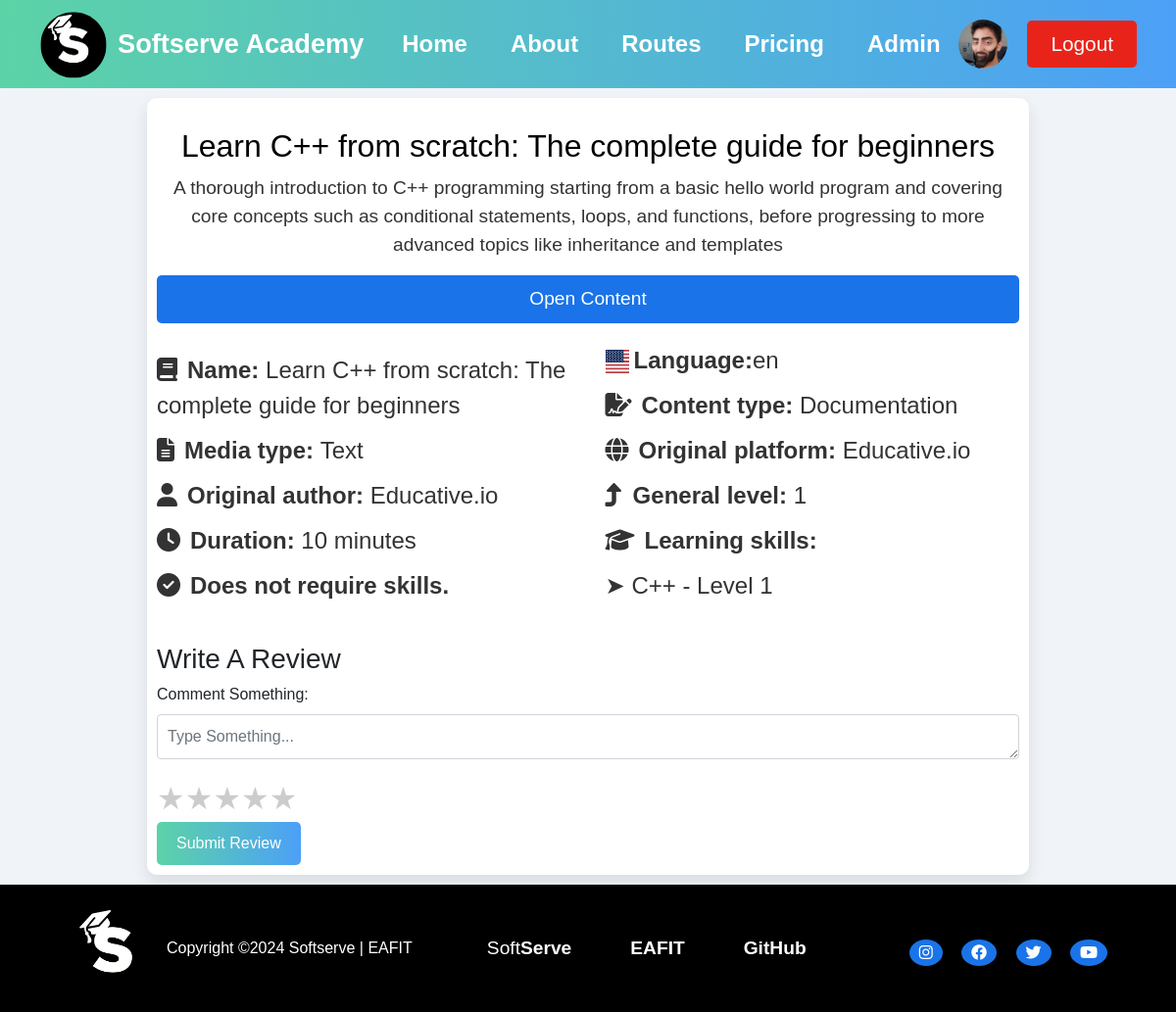
The page /learning_resource/48/ (signed in) on the database its author committed.
### user/models.py (models this page shows, shortened)
class User(AbstractBaseUser, PermissionsMixin):
    id = models.AutoField(primary_key=True)
    name = models.CharField(max_length=100)
    password = models.CharField(max_length=100)
    email = models.EmailField(unique=True)
    image = models.ImageField(upload_to="user/images/", blank=True)
    preference = models.ForeignKey(
        Preference, on_delete=models.SET_NULL, blank=True, null=True
    )
    current_skills = models.ManyToManyField(
        SkillLevel, related_name="users_current", blank=True
    )
    target_skills = models.ManyToManyField(
        SkillLevel, related_name="users_target", blank=True
    )
    learning_routes = models.ManyToManyField(
        LearningRoute, related_name="users_route", blank=True
    )
    is_active = models.BooleanField(default=True)
    is_staff = models.BooleanField(default=False)
    is_superuser = models.BooleanField(default=False)
    objects = UserManager()
    USERNAME_FIELD = "email"
    REQUIRED_FIELDS = ["name"]

### learning_resource/models.py (models this page shows, shortened)
class LearningResource(models.Model):
    id = models.AutoField(primary_key=True)
    name = models.CharField(max_length=100)
    media_type = models.CharField(max_length=100, choices=MEDIA_TYPE_CHOICES)
    content_type = models.CharField(max_length=100, choices=CONTENT_TYPE_CHOICES)
    link = models.CharField(max_length=200)
    details = models.TextField(blank=True)
    duration = models.IntegerField(validators=[MinValueValidator(1)])
    language = models.CharField(max_length=20, choices=LANGUAGE_CHOICES)
    original_platform = models.CharField(max_length=100, blank=True)
    original_author = models.CharField(max_length=100, blank=True)
    general_level = models.IntegerField(validators=[MinValueValidator(1)])
    learning_skills = models.ManyToManyField(
        SkillLevel, related_name="learning_resources_learning"
    )
    required_skills = models.ManyToManyField(
        SkillLevel, related_name="learning_resources_required", blank=True
    )
    reviews = models.ManyToManyField(
        "Review", related_name="learning_resources_review", blank=True
    )

### skill/models.py (models this page shows, shortened)
class SkillLevel(models.Model):
    id = models.AutoField(primary_key=True)
    skill = models.ForeignKey("Skill", on_delete=models.CASCADE)
    level = models.IntegerField(validators=[MinValueValidator(1), MaxValueValidator(5)])

class Skill(models.Model):
    id = models.AutoField(primary_key=True)
    name = models.CharField(max_length=100)
    skill_type = models.CharField(max_length=100, choices=SKILL_TYPE_CHOICES)
    image = models.ImageField(upload_to="skill/images/", null=True, blank=True)

### learning_resource/views.py (the view)
@login_required
def detail(request, id: int, route_resource_id: int = None):
    try:
        learning_resource = LearningResource.objects.get(pk=id)
        if route_resource_id:
            route_resource = LearningRouteResource.objects.get(id=route_resource_id)
            route_resource.set_completed()
        else:
            route_resource = None
        review_form = ReviewForm()
        return render(
            request,
            "learning_resource_detail.html",
            {
                "learning_resource": learning_resource,
                "review_form": review_form,
                "lang_flag": LANG_FLAG,  # Add LANG_FLAG to context
            },
        )
    except LearningResource.DoesNotExist:
        return redirect("not_found")

### learning_resource/templates/learning_resource_detail.html (shortened to what this page needs)
{% extends "base.html" %}
{% load static %}
{% block extra_css %}
{% load learning_resource_extras %}
<link rel="stylesheet" href="{% static 'css/learningresourcedetail.css' %}">
<link rel="stylesheet" href="https://cdnjs.cloudflare.com/ajax/libs/font-awesome/6.4.0/css/all.min.css">
{% endblock %}
{% block content %}
<div class="container-resource">
    <div class="course-header">
        <h1>{{ learning_resource.name }}</h1>
        <p>{{ learning_resource.details }}</p>
        <a href="{{ learning_resource.link }}" target="_blank">
            <button class="start-now">Open Content</button>
        </a>
    </div>
    <div class="course-content">
        <div class="course-column">
            <div class="course-rating">
                <ul>
                    <li><i class="fas fa-book"></i><strong>Name:</strong> {{ learning_resource.name }}</li>
                    {% if learning_resource.media_type == "Video" %}
                    <li><i class="fas fa-video"></i><strong>Media type: </strong> {{ learning_resource.media_type }}</li>
                    {% elif learning_resource.media_type == "Audio" %}
                    <li><i class="fas fa-music"></i><strong>Media type: </strong> {{ learning_resource.media_type }}</li>
                    {% else %}
                    <li><i class="fas fa-file-alt"></i><strong>Media type: </strong> {{ learning_resource.media_type }}</li>
                    {% endif %}
                    {% if learning_resource.original_author %}
                    <li><i class="fas fa-user"></i><strong>Original author:</strong>
                        {{ learning_resource.original_author }}</li>
                    {% else %}
                    <li><i class="fas fa-user-secret"></i><strong>Unknown original author.</strong></li>
                    {% endif %}
                    <li><i class="fas fa-clock"></i><strong>Duration:</strong> {{ learning_resource.duration }} minutes
                    </li>
                    {% if learning_resource.required_skills.all %}
                    <li><i class="fas fa-tools"></i><strong>Required skills:</strong></li>
                    {% for skill_level in learning_resource.required_skills.all %}
                    <li>➤ {{ skill_level.skill.name }} - Level {{ skill_level.level }}</li>
                    {% endfor %}
                    {% else %}
                    <li><i class="fas fa-check-circle"></i><strong>Does not require skills.</strong></li>
                    {% endif %}
                </ul>
            </div>
        </div>
        <div class="course-column">
            <div class="course-details">
                <ul>
                    <li><img src="{% static lang_flag|get_flag:learning_resource.language %}" alt="Flag" class="flag-icon"><strong>Language:</strong>{{ learning_resource.language }}</li>
                    <li><i class="fas fa-file-signature"></i><strong>Content type:</strong>
                        {{ learning_resource.content_type }}</li>
                    <li><i class="fas fa-globe"></i><strong>Original platform:</strong>
                        {{ learning_resource.original_platform }}</li>
                    <li><i class="fas fa-level-up-alt"></i><strong>General level:</strong>
                        {{ learning_resource.general_level }}</li>
                    <li><i class="fas fa-graduation-cap"></i><strong>Learning skills:</strong></li>
                    {% for skill_level in learning_resource.learning_skills.all %}
                    <li>➤ {{ skill_level.skill.name }} - Level {{ skill_level.level }}</li>
                    {% endfor %}
                </ul>
            </div>
        </div>
    </div>
    <div class="review-section">
        <h3>Write A Review</h3>
        <form method="post" action="{% url 'learning_resource_create_review' learning_resource.id %}"
            enctype="multipart/form-data">
            {{ review_form.as_p }}
            <div class="star-rating">
                <span class="star" data-value="1">&#9733;</span>
                <span class="star" data-value="2">&#9733;</span>
                <span class="star" data-value="3">&#9733;</span>
                <span class="star" data-value="4">&#9733;</span>
                <span class="star" data-value="5">&#9733;</span>
            </div>
            <button type="submit" class="btn btn-primary">Submit Review</button>
        </form>
    </div>
</div>
{% endblock %}

### SoftServeAcademy/templates/base.html (shortened to what this page needs)
<!DOCTYPE html>
<html lang="en">
{% load static %}
<head>
    <link rel="stylesheet" href="https://stackpath.bootstrapcdn.com/bootstrap/4.5.2/css/bootstrap.min.css">
    <link href="https://cdnjs.cloudflare.com/ajax/libs/select2/4.0.13/css/select2.min.css" rel="stylesheet" />
    <link rel="stylesheet" href="https://cdnjs.cloudflare.com/ajax/libs/font-awesome/6.4.0/css/all.min.css">
    <link rel="stylesheet" href="{% static 'css/header.css' %}">
    <link rel="stylesheet" href="{% static 'css/footer.css' %}">
    <link rel="stylesheet" href="{% static 'css/base.css' %}">
    {% block extra_css %}{% endblock %}
</head>
<body>
    <div class="wrapper">
        <header>
            <div class="logo">
                <a href="{% url 'home' %}"><img src="{% static 'images/2.svg' %}" alt="Logo"></a>
                <a href="{% url 'home' %}"><span>Softserve Academy</span></a>
            </div>
            <nav>
                <ul id="nav-links">
                    <li><a href="{% url 'home' %}">Home</a></li>
                    <li><a href="{% url 'about' %}">About</a></li>
                    {% if user.is_authenticated %}
                    <li class="dropdown">
                        <a href="{% url 'learning_route' %}">Routes</a>
                    </li>
                    {% endif %}
                    <li><a href="{% url 'pricing' %}">Pricing</a></li>
                    {% if user.is_superuser %}
                    <li class="dropdown">
                        <a href="{% url 'admin:index' %}">Admin</a>
                    </li>
                    {% endif %}
                </ul>
            </nav>
            <div class="auth-buttons">
                {% if user.is_authenticated %}
                <a href="{% url 'user' %}">
                    {% if user.image %}
                    <img src="{{ user.image.url }}" alt="User Photo" class="user-image img-fluid">
                    {% else %}
                    <img src="{% static 'images/default-user.png' %}" alt="Default User Photo" class="user-image img-fluid">
                    {% endif %}
                </a>
                <a href="{% url 'logout' %}" class="get-logout-btn">Logout</a>
                {% else %}
                <a href="{% url 'login' %}" class="login-btn">Login</a>
                <a href="{% url 'register' %}" class="get-started-btn">Get Started</a>
                {% endif %}
            </div>
        </header>
        <div class="container">
            {% block content %}
            {% endblock %}
        </div>
        <footer>
            <div class="footer-container">
                <div class="footer-left">
                    <img src="{% static 'images/2.svg' %}" alt="Logo">
                    <p>Copyright ©2024 Softserve | EAFIT</p>
                </div>
                <div class="footer-right">
                    <ul>
                        <li><a href="https://career.softserveinc.com/es/about/colombia">Soft<b>Serve</b></a></li>
                        <li><a href="https://www.eafit.edu.co/"><b>EAFIT</b></a></li>
                        <li><a href="https://github.com/QuitoTactico/SoftServe-Academy"><b>GitHub</b></a></li>
                    </ul>
                    <div class="social-media">
                        <a href="https://www.instagram.com/softserve_people/"><i class="fab fa-instagram"></i></a>
                        <a href="https://www.facebook.com/SoftServeColombia/"><i class="fab fa-facebook"></i></a>
                        <a href="https://x.com/SoftServeInc"><i class="fab fa-twitter"></i></a>
                        <a href="https://www.youtube.com/@SoftServeInc"><i class="fab fa-youtube"></i></a>
                    </div>
                </div>
            </div>
        </footer>
    </div>
</body>
</html>

### rows shown on the page
User: image (picture)
LearningResource: name "Learn C++ from scratch: The complete guide for beginners", details "A thorough introduction to C++ programming starting from a basic hello world program and covering core concepts such as conditional statements, loops, and functions, before progressing to more advanced topics like inheritance and templates", media_type "Text", original_author "Educative.io", duration "10", language "en", content_type "Documentation", original_platform "Educative.io", general_level "1"
SkillLevel: skill.name "C++", level "1"
